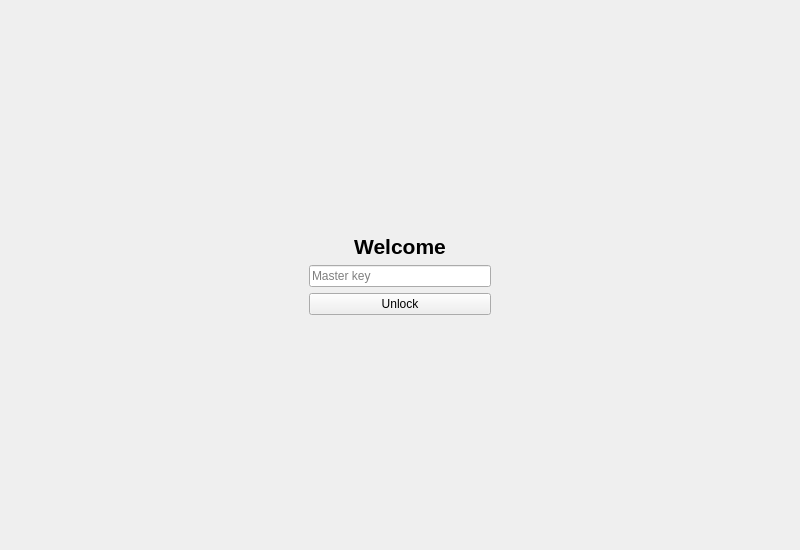
<?xml version="1.0" encoding="UTF-8"?>
<ui version="4.0">
 <class>LoginWindow</class>
 <widget class="QMainWindow" name="LoginWindow">
  <property name="geometry">
   <rect>
    <x>0</x>
    <y>0</y>
    <width>800</width>
    <height>550</height>
   </rect>
  </property>
  <property name="windowTitle">
   <string>LoginWindow</string>
  </property>
  <widget class="QWidget" name="centralwidget">
   <layout class="QGridLayout" name="gridLayout">
    <item row="1" column="0">
     <widget class="QWidget" name="verticalWidget" native="true">
      <property name="sizePolicy">
       <sizepolicy hsizetype="Fixed" vsizetype="Fixed">
        <horstretch>0</horstretch>
        <verstretch>0</verstretch>
       </sizepolicy>
      </property>
      <property name="minimumSize">
       <size>
        <width>200</width>
        <height>0</height>
       </size>
      </property>
      <layout class="QVBoxLayout" name="verticalLayout">
       <item>
        <widget class="QLabel" name="label">
         <property name="sizePolicy">
          <sizepolicy hsizetype="Minimum" vsizetype="Preferred">
           <horstretch>0</horstretch>
           <verstretch>0</verstretch>
          </sizepolicy>
         </property>
         <property name="font">
          <font>
           <pointsize>16</pointsize>
           <weight>75</weight>
           <bold>true</bold>
          </font>
         </property>
         <property name="styleSheet">
          <string notr="true">font-weight: bold; </string>
         </property>
         <property name="text">
          <string>Welcome</string>
         </property>
         <property name="alignment">
          <set>Qt::AlignCenter</set>
         </property>
        </widget>
       </item>
       <item>
        <widget class="QLineEdit" name="masterkey_entry">
         <property name="echoMode">
          <enum>QLineEdit::Password</enum>
         </property>
         <property name="placeholderText">
          <string>Master key</string>
         </property>
        </widget>
       </item>
       <item>
        <widget class="QPushButton" name="unlock_button">
         <property name="text">
          <string>Unlock</string>
         </property>
        </widget>
       </item>
      </layout>
     </widget>
    </item>
   </layout>
  </widget>
 </widget>
 <resources/>
 <connections/>
</ui>
